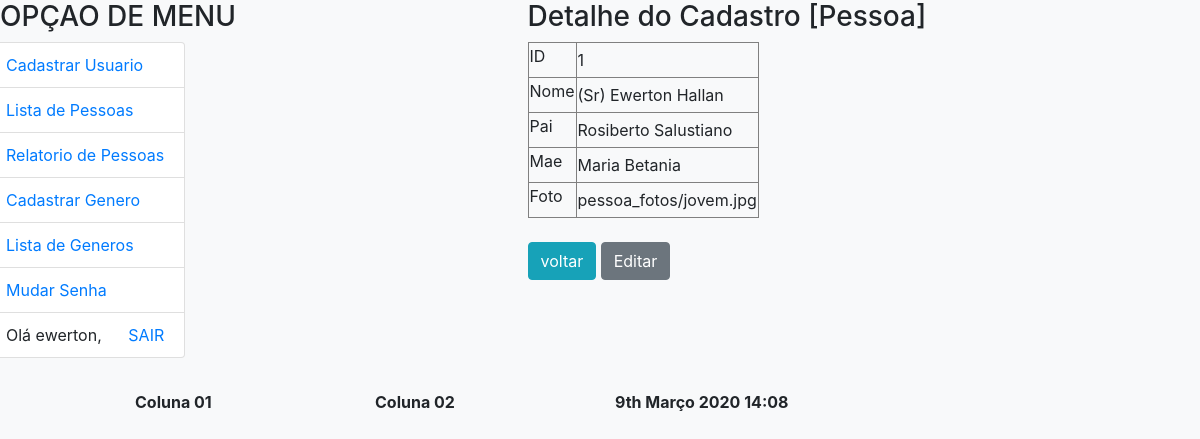
/pessoa/id/1/ (signed in), run on the app's committed database.
### pessoa/models.py (models this page shows, shortened)
class Pessoa(models.Model):
    nome=models.CharField(
        max_length=100,
        null=False,
        blank=False,
        help_text='Escreva aqui o seu nome completo',
        verbose_name='Nome Completo',
        error_messages={
            'null':'Valor nulo nao permitido',
            'blank': 'Valor vazio',
        }
    )
    genero=models.ForeignKey(Genero)
    rg=models.IntegerField(
        help_text='Escreva aqui somente os numeros do RG',
        verbose_name='Número do RG',
        unique=True,
    )
    cpf=models.CharField(
        max_length=15,
        help_text='Escreva aqui somente os numeros do CPF',
        verbose_name='Número do CPF',
        unique=True,
        db_index=True,
    )
    estadocivil=models.CharField(
        max_length=20,
        choices=[
            ('S','Solteiro'),
            ('C','Casado'),
            ('V','Viúvo'),
            ('D','Desquitado'),
            ('U','União Estável'),
        ],
        error_messages={
            'invalid_choice':'Valor nao permitido',
        },
        default='S',
        db_index=True,
        verbose_name='Estado Cívil',
    )
    pai=models.CharField(
        max_length=100,
        help_text='Escreva aqui nome completo do seu pai',
        verbose_name='Nome do Pai',
    )
    mae=models.CharField(
        max_length=100,
        help_text='Escreva aqui nome completo do sua mae',
        verbose_name='Nome da Mãe',
    )
    email=models.CharField(
        max_length=200,
        help_text='Escreva aqui o seu e-mail, lista de e-mails separado por ;',
        verbose_name='E-Mail',
        null=False,
        blank=False,
    )
    telefone=models.CharField(
        max_length=15,
        help_text='Escreva aqui o numero de seu telefone (xx) 99999-9999',
        verbose_name='Telefone',
    )
    idade=models.IntegerField(
        default=0,
        help_text='Coloque aqui sua idade',
        validators=[validate_even],
        verbose_name='Idade',
    )
    foto=models.ImageField(
        upload_to='pessoa_fotos/',
        default='pessoa_fotos/none.jpg',
        blank=True,
        null=True,
        help_text = 'Escolha uma foto para o seu perfil',
        verbose_name = 'Foto',
    )
    dt_log=models.DateField(
        auto_now=True,
        editable=False,
        verbose_name='Dt Criação',
    )
    def getPronomeTratamento (self):
        sx = str(self.genero)[0].upper()
        if sx == 'M':
            ptr = 'Sr'
        elif sx == 'F':
            ptr = 'Sra'
        else:
            ptr = ''
        return ptr
    class Meta:
        ordering = ['nome', 'idade']
        verbose_name = 'pessoa'
        verbose_name_plural = 'pessoas'
        permissions = (('list_pessoa', 'Listagem de Pessoa'),)

### pessoa/views.py (the view)
# urls.py: url(r'^id/(?P<p_id>[0-9]{,2})/$', views.pessoa_id, name='Detalhe_ID'),
@login_required(login_url='/login/')
@permission_required('pessoa.change_pessoa',login_url='/pessoa/permission_error/')
def pessoa_id(request, p_id):
    pessoas = Pessoa.objects.select_related().get(id=p_id)
    contexto = {'detalhe':pessoas}
    contexto['pronome'] = pessoas.getPronomeTratamento()
    return render(request, 'pessoa/pessoa_id.html', contexto)

### pessoa/models.py (called while the page is built)
    def __str__(self):
        return self.descricao

### pessoa/templates/pessoa/pessoa_id.html
{% extends 'pessoa/base.html' %}
{% block main %}
    {% if detalhe %}
      <h3 class="teste">Detalhe do Cadastro [Pessoa]</h3>
      <table border="1">
          <tr>
              <td><label>ID</label></td>
              <td>{{ detalhe.id }}</td>
          </tr>
          <tr>
              <td><label>Nome</label></td>
              <td>
                  ({{ pronome }}) {{ detalhe.nome }}
              </td>
          </tr>
          <tr>
              <td><label>Pai</label></td>
              <td>{{ detalhe.pai }}</td>
          </tr>
          <tr>
              <td><label>Mae</label></td>
              <td>{{ detalhe.mae }}</td>
          </tr>
          <tr>
              <td><label>Foto</label></td>
              <td>{{ detalhe.foto }}</td>
          </tr>
      </table>
      <br>
    {% else %}
       <p>nenhum dado foi localizado</p>
    {% endif %}
    <button class="btn btn-info" onclick="window.history.go(-1); return false;">voltar</button>
    <button class="btn btn-secondary" onclick="olaMundo()">Editar</button>
{% endblock%}

### pessoa/templates/pessoa/base.html (shortened to what this page needs)
{% include 'pessoa/_header.html' %}
<body class="bg-light">
    <div class="row">
        <div class="col-md-5 mb-3">
            <h3>OPÇAO DE MENU</h3>
            <div class="row">
                <ul class="list-group mb-3">
                    <li class="list-group-item d-flex justify-content-between lh-condensed">
                        <a href="/pessoa/usuario/"> Cadastrar Usuario</a>
                    </li>
                    <li class="list-group-item d-flex justify-content-between lh-condensed">
                        <a class=”nav-link” href="{% url 'pessoa_usuario_lista' %}"> Lista de Pessoas</a>
                    </li>
                    <li class="list-group-item d-flex justify-content-between lh-condensed">
                        <a class=”nav-link” href="{% url 'pessoa_usuario_relatorio' %}"> Relatorio de Pessoas</a>
                    </li>
                    <li class="list-group-item d-flex justify-content-between lh-condensed">
                        <a href="/pessoa/genero/"> Cadastrar Genero</a>
                    </li>
                    <li class="list-group-item d-flex justify-content-between lh-condensed">
                        <a class=”nav-link” href="{% url 'pessoa_genero_lista' %}"> Lista de Generos</a>
                    </li>
                    {% if user.is_authenticated %}
                    <li class="list-group-item d-flex justify-content-between lh-condensed">
                        <a class=”nav-link” href="{% url 'alterar-senha' %}"> Mudar Senha</a>
                    </li>
                    {% endif %}
                    <li class="list-group-item d-flex justify-content-between lh-condensed">
                        {% if user.is_authenticated %}
                            Olá {{ user.username }},
                        {% endif %}
                        <a class=”nav-link” href="{% url 'logout' %}">SAIR</a>
                    </li>
                </ul>
            </div>
        </div>
        <div class="col-md-5 mb-3">
            <div class="container">
                {% block main %}
                {% endblock %}
            </div>
        </div>
    </div>
{% include 'pessoa/_footer.html' %}

### files_html/form-validation.css (style rules this page uses)
.container { max-width: 960px; }
.lh-condensed { line-height: 1.25; }

### data on the page
Pessoa: id "1", nome "Ewerton Hallan", pai "Rosiberto Salustiano", mae "Maria Betania", foto "pessoa_fotos/jovem.jpg"

### other printed values
{{ user.username }} "ewerton"
{{ pronome }} "Sr"
